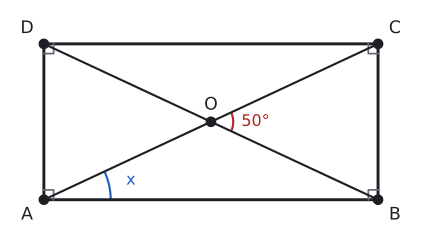

The script that drew this image:
import sys; sys.path.insert(0, "tools")
from cizim import *

P = lambda x, y: np.array([float(x), float(y)])
uz = lambda U, V: round(float(np.linalg.norm(U - V)), 4)
def acisi(K, U, V):
    u, v = U - K, V - K
    return round(float(np.degrees(np.arccos(np.dot(u, v) / np.linalg.norm(u) / np.linalg.norm(v)))), 3)
def birim(U, V):
    t = (V - U) / np.linalg.norm(V - U); return t, np.array([-t[1], t[0]])
def ayak(Q, U, V):
    t, _ = birim(U, V); return U + np.dot(Q - U, t) * t
def yansit(Q, U, V):
    return 2 * ayak(Q, U, V) - Q
def kesisim(U1, V1, U2, V2):
    M = np.array([V1 - U1, U2 - V2]).T; s = np.linalg.solve(M, U2 - U1); return U1 + s[0] * (V1 - U1)
def cetik(U, V, n=1, renk=SOLUK, f=0.5):
    M = U + f * (V - U); t, m = birim(U, V)
    for i in range(n):
        c = M + (i - (n - 1) / 2) * 0.2 * S * t
        ax.plot(*zip(c - 0.22 * S * m, c + 0.22 * S * m), color=renk, lw=1.5)
def olcu(U, V, metin, d=0.5, renk=YAZI, fs=13, f=0.5):
    """[UV] üzerinde f oranındaki noktaya, U->V yönünün soluna d*S uzağa yazı (d < 0: sağına)."""
    M = U + f * (V - U); _, m = birim(U, V)
    ax.text(*(M + d * S * m), metin, ha="center", va="center", color=renk, fontsize=fs)
def dik_isareti(K, U, V, r=0.4):
    a_ = (U - K) / np.linalg.norm(U - K) * r * S; b_ = (V - K) / np.linalg.norm(V - K) * r * S
    ax.plot(*zip(K + a_, K + a_ + b_, K + b_), color=SOLUK, lw=1.3)
def harf(Q, metin, dx, dy, renk=YAZI, fs=13):
    ax.text(Q[0] + dx * S, Q[1] + dy * S, metin, ha="center", va="center", color=renk, fontsize=fs)
def cizgi(U, V, renk=YAZI, lw=2.2, ls="-"):
    ax.plot(*zip(U, V), color=renk, lw=lw, ls=ls)
def boya(noktalar, renk):
    ax.add_patch(patches.Polygon(noktalar, closed=True, facecolor=renk, edgecolor="none"))
def yay(K, U, V, r=0.8, renk=MAVI, n=1):
    for i in range(n): aci(ax, K, U, V, r=(r + 0.18 * i) * S, renk=renk)
def yay_yazi(K, U, V, metin, d=1.4, renk=MAVI, fs=12):
    """K köşesindeki U-K-V açısının ortasından d*S uzağa yazı."""
    u = (U - K) / np.linalg.norm(U - K); v = (V - K) / np.linalg.norm(V - K); o = (u + v) / np.linalg.norm(u + v)
    ax.text(*(K + d * S * o), metin, ha="center", va="center", color=renk, fontsize=fs)
def basla(xmin, xmax, ymin, ymax, en=5.5):
    global fig, ax
    fig, ax = sekil(en, en * (ymax - ymin) / (xmax - xmin))
    ax.set_aspect("equal"); ax.axis("off"); ax.set_xlim(xmin, xmax); ax.set_ylim(ymin, ymax)
def dortgen(A, B, C, D, dolgu=None):
    if dolgu: boya([A, B, C, D], dolgu)
    ax.plot(*zip(A, B, C, D, A), color=YAZI)
    for Q in (A, B, C, D): nokta(ax, *Q, "")
def koseler(A, B, C, D, d=0.55):
    O = (A + B + C + D) / 4
    for Q, ad in ((A, "A"), (B, "B"), (C, "C"), (D, "D")):
        y = (Q - O) / np.linalg.norm(Q - O); harf(Q, ad, d * np.sign(y[0]) * 1.1, d * np.sign(y[1]))
def dikdortgen(a, b):
    """A orijinde, [AB] yatay: A, B, C, D."""
    return P(0, 0), P(a, 0), P(a, b), P(0, b)
def dik_koseler(A, B, C, D, r=0.4):
    dik_isareti(A, B, D, r); dik_isareti(B, C, A, r); dik_isareti(C, D, B, r); dik_isareti(D, A, C, r)
def cerceve(noktalar, kenar=1.2):
    xs = [q[0] for q in noktalar]; ys = [q[1] for q in noktalar]
    return min(xs) - kenar * S, max(xs) + kenar * S, min(ys) - kenar * S, max(ys) + kenar * S

# Kendini dene 2: m(BOC) = 50° -> m(OBC) = 65°, m(OAB) = 25°.
a = 12; b = a * np.tan(np.radians(25))
A, B, C, D = dikdortgen(a, b); O = (A + C) / 2
S = 1.0
print("BOC", acisi(O, B, C), "OAB", acisi(A, O, B), "OBC", acisi(B, O, C))
basla(*cerceve([A, B, C, D], 1.3), en=5.5)
dortgen(A, B, C, D); koseler(A, B, C, D); dik_koseler(A, B, C, D, 0.35)
cizgi(A, C, YAZI, 1.6); cizgi(B, D, YAZI, 1.6)
nokta(ax, *O, ""); harf(O, "O", 0, 0.6)
yay(O, B, C, 0.8, KIRMIZI); yay_yazi(O, B, C, "50°", 1.6, KIRMIZI)
yay(A, B, C, 2.4, MAVI); yay_yazi(A, B, C, "x", 3.2, MAVI)
kaydet(fig, __file__)
